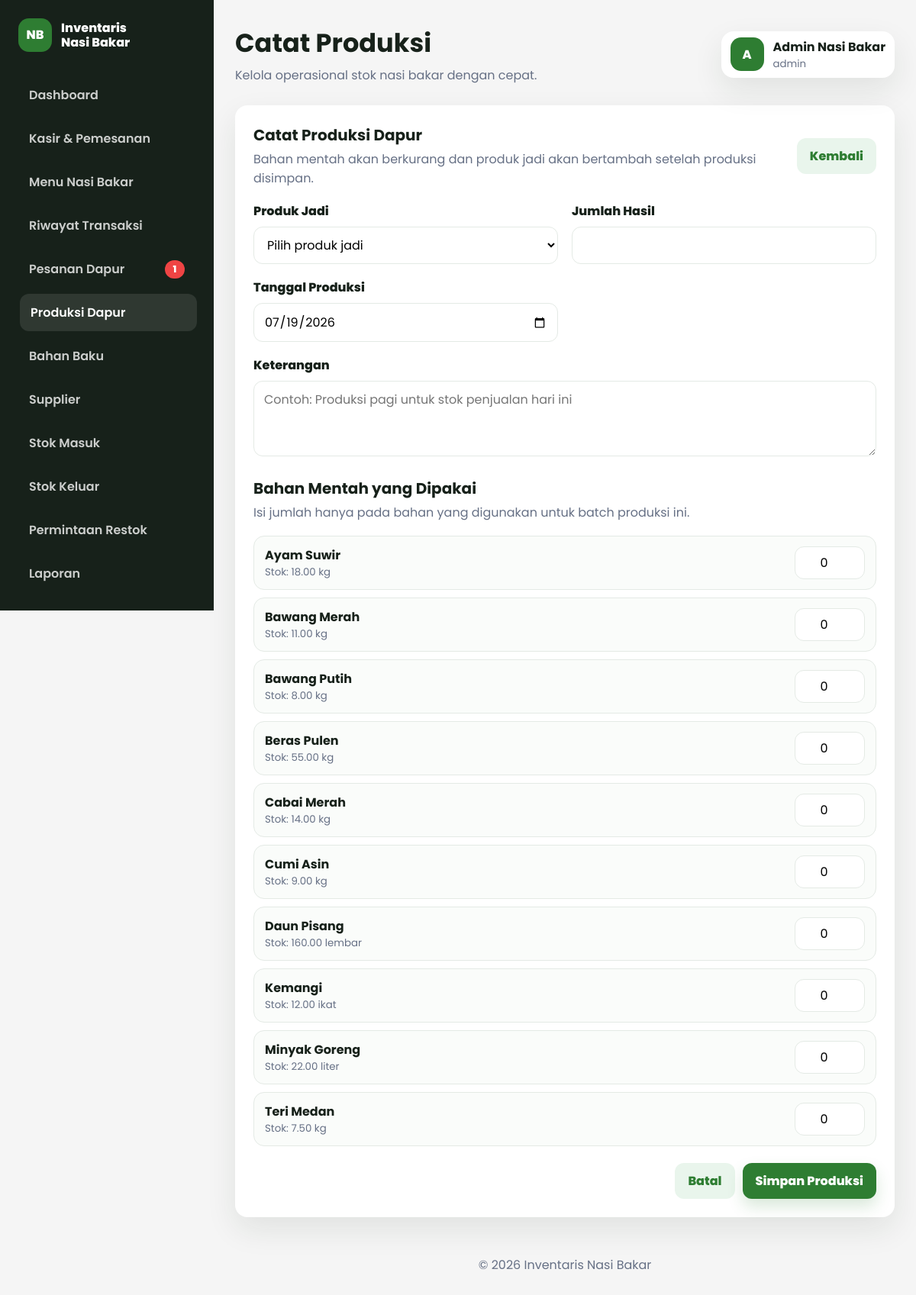
Screenshot of /dashboard/produksi/form.php (signed in) with the database file from the repository.
### tables this page shows
CREATE TABLE bahan_baku (
    id INT AUTO_INCREMENT PRIMARY KEY,
    nama_bahan VARCHAR(120) NOT NULL,
    stok DECIMAL(10,2) NOT NULL DEFAULT 0,
    stok_minimum DECIMAL(10,2) NOT NULL DEFAULT 10,
    satuan VARCHAR(30) NOT NULL,
    harga DECIMAL(12,2) NOT NULL DEFAULT 0,
    jenis ENUM('mentah', 'jadi') NOT NULL DEFAULT 'mentah',
    created_at TIMESTAMP DEFAULT CURRENT_TIMESTAMP
);

### includes/functions.php (called while the page is built, shortened)
<?php
function e(?string $value): string
{
    return htmlspecialchars((string) $value, ENT_QUOTES, 'UTF-8');
}

### dashboard/produksi/form.php (the view, shortened to what this page needs)
<?php
require_once __DIR__ . '/../../config/koneksi.php';
require_once __DIR__ . '/../../includes/functions.php';
$produkJadi = mysqli_fetch_all(mysqli_query($conn, "SELECT id, nama_bahan, stok, satuan FROM bahan_baku WHERE jenis = 'jadi' ORDER BY nama_bahan ASC"), MYSQLI_ASSOC);
$bahanMentah = mysqli_fetch_all(mysqli_query($conn, "SELECT id, nama_bahan, stok, stok_minimum, satuan FROM bahan_baku WHERE jenis = 'mentah' ORDER BY nama_bahan ASC"), MYSQLI_ASSOC);
include __DIR__ . '/../../includes/header.php';
?>
<section class="panel form-panel">
    <div class="panel-header">
        <div>
            <h2>Catat Produksi Dapur</h2>
            <p>Bahan mentah akan berkurang dan produk jadi akan bertambah setelah produksi disimpan.</p>
        </div>
        <a class="btn btn-secondary" href="index.php">Kembali</a>
    </div>
    <form class="data-form" action="simpan.php" method="post" data-validate>
        <div class="form-grid">
            <div class="form-group">
                <label for="produk_id">Produk Jadi</label>
                <select id="produk_id" name="produk_id" required <?= !$produkJadi ? 'disabled' : ''; ?>>
                    <option value="">Pilih produk jadi</option>
                </select>
            </div>
            <div class="form-group">
                <label for="jumlah_hasil">Jumlah Hasil</label>
                <input id="jumlah_hasil" type="number" name="jumlah_hasil" min="0.01" step="0.01" required <?= !$produkJadi ? 'disabled' : ''; ?>>
            </div>
            <div class="form-group">
                <label for="tanggal">Tanggal Produksi</label>
                <input id="tanggal" type="date" name="tanggal" value="<?= date('Y-m-d'); ?>" required <?= !$produkJadi ? 'disabled' : ''; ?>>
            </div>
            <div class="form-group full">
                <label for="keterangan">Keterangan</label>
                <textarea id="keterangan" name="keterangan" rows="3" placeholder="Contoh: Produksi pagi untuk stok penjualan hari ini" <?= !$produkJadi ? 'disabled' : ''; ?>></textarea>
            </div>
        </div>
        <div class="panel-header" style="margin-top: 20px;">
            <div>
                <h2>Bahan Mentah yang Dipakai</h2>
                <p>Isi jumlah hanya pada bahan yang digunakan untuk batch produksi ini.</p>
            </div>
        </div>
        <div class="menu-order-list">
            <?php foreach ($bahanMentah as $bahan): ?>
                <label class="menu-order-row">
                    <span>
                        <strong><?= e($bahan['nama_bahan']); ?></strong>
                        <small>Stok: <?= e((string) $bahan['stok']); ?> <?= e($bahan['satuan']); ?><?= (float) $bahan['stok'] <= (float) $bahan['stok_minimum'] ? ' - menipis' : ''; ?></small>
                    </span>
                    <input type="number" name="bahan_qty[<?= (int) $bahan['id']; ?>]" min="0" step="0.01" value="0" aria-label="Jumlah <?= e($bahan['nama_bahan']); ?>" <?= !$produkJadi ? 'disabled' : ''; ?>>
                </label>
            <?php endforeach; ?>
        </div>
        <div class="form-actions">
            <a class="btn btn-secondary" href="index.php">Batal</a>
            <button class="btn btn-primary" type="submit" <?= (!$produkJadi || !$bahanMentah) ? 'disabled' : ''; ?>>Simpan Produksi</button>
        </div>
    </form>
</section>
<?php include __DIR__ . '/../../includes/footer.php'; ?>

### assets/css/dashboard.css (style rules this page uses)
:root { --primary: #2E7D32; --primary-dark: #1B5E20; --secondary: #F5F5F5; --accent: #FFC107; --danger: #EF4444; --text: #17211A; --muted: #667085; --border: #E4EAE5; --white: #FFFFFF; --shadow: 0 16px 40px rgba(22, 39, 24, 0.09); }
* { box-sizing: border-box; }
body { margin: 0; font-family: "Poppins", sans-serif; color: var(--text); background: var(--secondary); overflow-x: hidden; }
a { color: inherit; text-decoration: none; }
button, input, textarea, select { font: inherit; }
.stat-card, .panel { border-radius: 16px; background: var(--white); box-shadow: var(--shadow); }
.panel { padding: 24px; margin-bottom: 24px; }
.panel-header { display: flex; align-items: center; justify-content: space-between; gap: 16px; margin-bottom: 18px; min-width: 0; }
.panel-header h2 { margin: 0; font-size: 1.25rem; overflow-wrap: anywhere; }
.panel-header p { margin: 4px 0 0; color: var(--muted); }
.btn, .btn-small { min-height: 44px; display: inline-flex; align-items: center; justify-content: center; border: 1px solid transparent; border-radius: 12px; padding: 10px 16px; font-weight: 800; cursor: pointer; transition: background 0.2s ease, transform 0.2s ease, box-shadow 0.2s ease; text-align: center; white-space: normal; }
.btn-primary { background: var(--primary); color: var(--white); box-shadow: 0 10px 20px rgba(46, 125, 50, 0.18); }
.btn-secondary { background: #E9F5EC; color: var(--primary); }
.data-form { width: 100%; }
.form-grid { display: grid; grid-template-columns: repeat(2, minmax(0, 1fr)); gap: 18px; }
.form-group.full { grid-column: 1 / -1; }
.form-group label { display: block; margin-bottom: 8px; font-weight: 800; }
.form-group input, .form-group select, .form-group textarea { width: 100%; min-height: 46px; border: 1px solid var(--border); border-radius: 12px; padding: 11px 13px; background: var(--white); outline: none; transition: border-color 0.2s ease, box-shadow 0.2s ease; }
.form-group textarea { resize: vertical; }
.form-actions { display: flex; justify-content: flex-end; gap: 10px; margin-top: 22px; }
.quick-card span, .menu-order-row small, td small { color: var(--muted); }
.menu-order-list { display: grid; gap: 10px; margin: 18px 0; }
.menu-order-row { display: grid; grid-template-columns: minmax(0, 1fr) 92px; align-items: center; gap: 14px; padding: 12px 14px; border: 1px solid var(--border); border-radius: 14px; background: #FAFCFA; }
.menu-order-row strong, .menu-order-row small { display: block; }
.menu-order-row input { width: 92px; min-height: 42px; border: 1px solid var(--border); border-radius: 12px; padding: 8px 10px; text-align: center; }

### rows the page displays
bahan_baku: nama_bahan "Ayam Suwir", stok "18.00", satuan "kg"
bahan_baku: nama_bahan "Bawang Merah", stok "11.00", satuan "kg"
bahan_baku: nama_bahan "Bawang Putih", stok "8.00", satuan "kg"
bahan_baku: nama_bahan "Beras Pulen", stok "55.00", satuan "kg"
bahan_baku: nama_bahan "Cabai Merah", stok "14.00", satuan "kg"
bahan_baku: nama_bahan "Cumi Asin", stok "9.00", satuan "kg"
bahan_baku: nama_bahan "Daun Pisang", stok "160.00", satuan "lembar"
bahan_baku: nama_bahan "Kemangi", stok "12.00", satuan "ikat"
bahan_baku: nama_bahan "Minyak Goreng", stok "22.00", satuan "liter"
bahan_baku: nama_bahan "Teri Medan", stok "7.50", satuan "kg"

### other values shown
$sidebarNotifPesananBaru "1"
$pageTitle "Catat Produksi"
$initial "A"
$adminName "Admin Nasi Bakar"
$roleLabel "admin"
